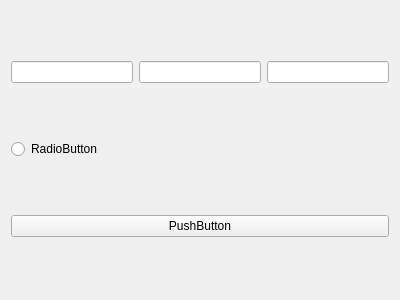
<?xml version="1.0" encoding="UTF-8"?>
<ui version="4.0">
 <class>Form</class>
 <widget class="QWidget" name="Form">
  <property name="geometry">
   <rect>
    <x>0</x>
    <y>0</y>
    <width>400</width>
    <height>300</height>
   </rect>
  </property>
  <property name="windowTitle">
   <string>Form</string>
  </property>
  <layout class="QVBoxLayout" name="verticalLayout">
   <item>
    <layout class="QHBoxLayout" name="horizontalLayout">
     <item>
      <widget class="QLineEdit" name="lineEditInput"/>
     </item>
     <item>
      <widget class="QLineEdit" name="lineEditMirror"/>
     </item>
     <item>
      <widget class="QLineEdit" name="lineEdit_3"/>
     </item>
    </layout>
   </item>
   <item>
    <widget class="QRadioButton" name="radioButton">
     <property name="text">
      <string>RadioButton</string>
     </property>
    </widget>
   </item>
   <item>
    <widget class="QPushButton" name="pushButtonMirror">
     <property name="text">
      <string>PushButton</string>
     </property>
    </widget>
   </item>
  </layout>
 </widget>
 <resources/>
 <connections/>
</ui>
